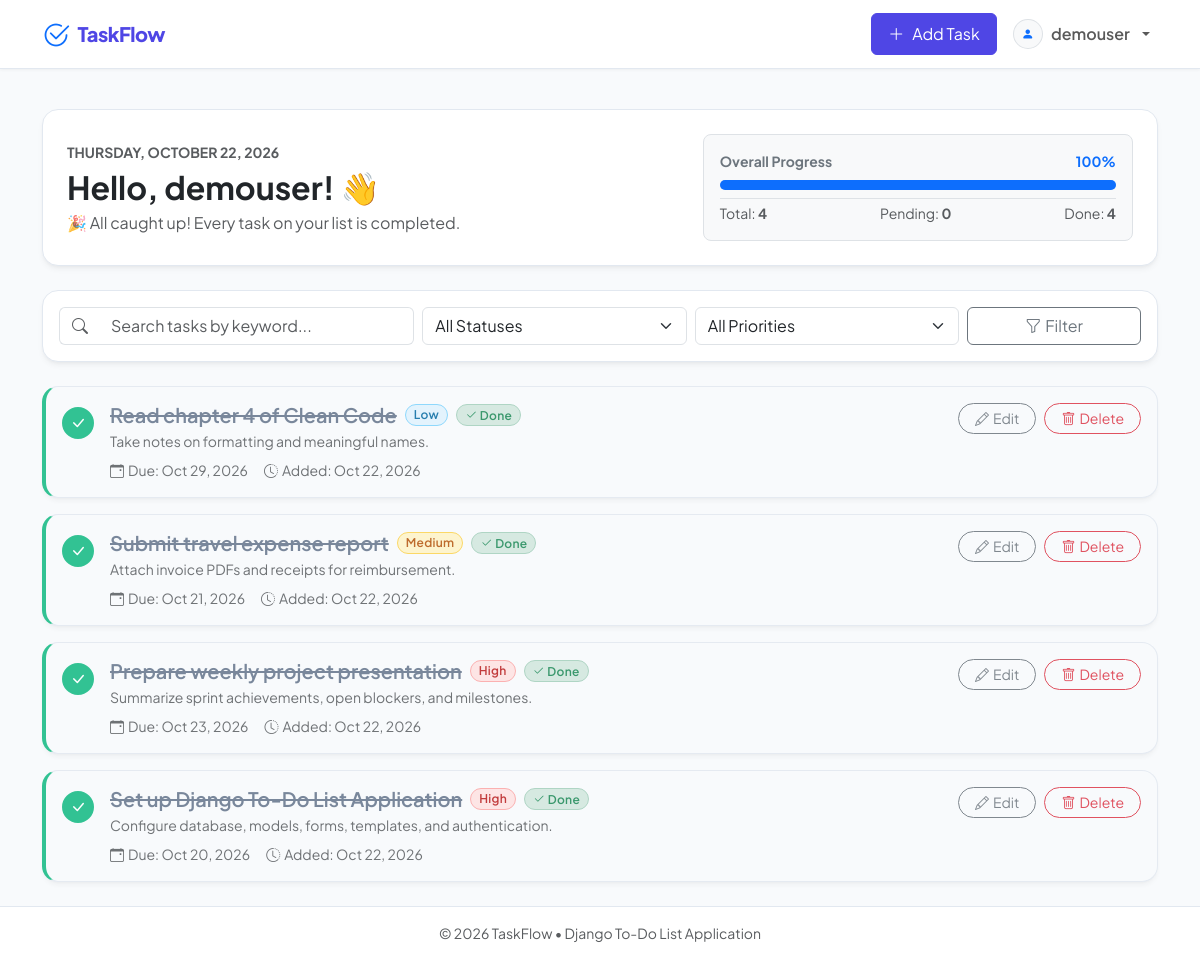
The app's page / (signed in) with its own data.
### todos/models.py (models this page shows, shortened)
class Task(models.Model):
    PRIORITY_CHOICES = [
        ('LOW', 'Low'),
        ('MEDIUM', 'Medium'),
        ('HIGH', 'High'),
    ]
    user = models.ForeignKey(
        User,
        on_delete=models.CASCADE,
        related_name='tasks'
    )
    title = models.CharField(max_length=200, help_text="What needs to be done?")
    description = models.TextField(blank=True, default="", help_text="Optional task details or notes")
    completed = models.BooleanField(default=False)
    priority = models.CharField(
        max_length=10,
        choices=PRIORITY_CHOICES,
        default='MEDIUM'
    )
    due_date = models.DateField(null=True, blank=True, help_text="Optional completion deadline")
    created_at = models.DateTimeField(auto_now_add=True)
    updated_at = models.DateTimeField(auto_now=True)
    class Meta:
        ordering = ['completed', '-created_at']
        verbose_name = 'Task'
        verbose_name_plural = 'Tasks'
    @property
    def is_overdue(self):
        if self.due_date and not self.completed:
            return self.due_date < timezone.now().date()
        return False

### todos/views.py (the view)
# urls.py: path('', views.task_list_view, name='task_list'),
@login_required
def task_list_view(request):
    user_tasks = Task.objects.filter(user=request.user)
    search_query = request.GET.get('q', '').strip()
    if search_query:
        user_tasks = user_tasks.filter(
            Q(title__icontains=search_query) | Q(description__icontains=search_query)
        )
    status_filter = request.GET.get('status', 'all')
    if status_filter == 'active':
        user_tasks = user_tasks.filter(completed=False)
    elif status_filter == 'completed':
        user_tasks = user_tasks.filter(completed=True)
    priority_filter = request.GET.get('priority', 'all')
    if priority_filter in ['LOW', 'MEDIUM', 'HIGH']:
        user_tasks = user_tasks.filter(priority=priority_filter)
    all_tasks = Task.objects.filter(user=request.user)
    total_count = all_tasks.count()
    completed_count = all_tasks.filter(completed=True).count()
    pending_count = total_count - completed_count
    completion_rate = int((completed_count / total_count * 100)) if total_count > 0 else 0
    context = {
        'tasks': user_tasks,
        'search_query': search_query,
        'status_filter': status_filter,
        'priority_filter': priority_filter,
        'total_count': total_count,
        'completed_count': completed_count,
        'pending_count': pending_count,
        'completion_rate': completion_rate,
    }
    return render(request, 'todos/task_list.html', context)

### todos/templates/todos/task_list.html (shortened to what this page needs)
{% extends 'todos/base.html' %}
{% block content %}
<div class="row g-4">
    <div class="col-12">
        <div class="card bg-white p-4">
            <div class="row align-items-center">
                <div class="col-md-7 mb-3 mb-md-0">
                    <span class="text-uppercase text-muted small fw-bold tracking-wide">{% now "l, F j, Y" %}</span>
                    <h2 class="fw-bold mb-1 mt-1">Hello, {{ request.user.username }}! 👋</h2>
                    <p class="text-muted mb-0">
                        {% if pending_count == 0 and total_count > 0 %}
                            🎉 All caught up! Every task on your list is completed.
                        {% elif total_count == 0 %}
                            You don't have any tasks yet. Create one to get started!
                        {% else %}
                            You have <strong class="text-primary">{{ pending_count }}</strong> pending {% if pending_count == 1 %}task{% else %}tasks{% endif %} to complete.
                        {% endif %}
                    </p>
                </div>
                <div class="col-md-5">
                    <div class="bg-light p-3 rounded-3 border">
                        <div class="d-flex justify-content-between align-items-center mb-2">
                            <span class="small fw-bold text-secondary">Overall Progress</span>
                            <span class="small fw-bold text-primary">{{ completion_rate }}%</span>
                        </div>
                        <div class="progress" style="height: 10px;">
                            <div class="progress-bar bg-primary" role="progressbar" style="width: {{ completion_rate }}%;" aria-valuenow="{{ completion_rate }}" aria-valuemin="0" aria-valuemax="100"></div>
                        </div>
                        <div class="d-flex justify-content-between mt-2 pt-1 border-top small text-muted">
                            <span>Total: <strong>{{ total_count }}</strong></span>
                            <span>Pending: <strong>{{ pending_count }}</strong></span>
                            <span>Done: <strong>{{ completed_count }}</strong></span>
                        </div>
                    </div>
                </div>
            </div>
        </div>
    </div>
    <div class="col-12">
        <div class="card p-3">
            <form method="GET" action="{% url 'task_list' %}" class="row g-2 align-items-center">
                <div class="col-lg-4 col-md-6">
                    <div class="input-group">
                        <span class="input-group-text bg-transparent border-end-0 text-muted">
                            <i class="bi bi-search"></i>
                        </span>
                        <input type="text" name="q" value="{{ search_query }}" class="form-control border-start-0" placeholder="Search tasks by keyword...">
                    </div>
                </div>
                <div class="col-lg-3 col-md-3 col-6">
                    <select name="status" class="form-select" onchange="this.form.submit()">
                        <option value="all" {% if status_filter == 'all' %}selected{% endif %}>All Statuses</option>
                    </select>
                </div>
                <div class="col-lg-3 col-md-3 col-6">
                    <select name="priority" class="form-select" onchange="this.form.submit()">
                        <option value="all" {% if priority_filter == 'all' %}selected{% endif %}>All Priorities</option>
                    </select>
                </div>
                <div class="col-lg-2 col-md-12 d-flex gap-2">
                    <button type="submit" class="btn btn-outline-secondary w-100 d-inline-flex align-items-center justify-content-center gap-1">
                        <i class="bi bi-funnel"></i>
                        <span>Filter</span>
                    </button>
                </div>
            </form>
        </div>
    </div>
    <div class="col-12">
        {% if tasks %}
            <div class="d-flex flex-column gap-3">
                {% for task in tasks %}
                    <div class="card task-card p-3 priority-{{ task.priority|lower }} {% if task.completed %}task-completed{% endif %}">
                        <div class="d-flex align-items-start gap-3">
                            <a href="{% url 'task_toggle' task.id %}" class="toggle-btn flex-shrink-0 mt-1 {% if task.completed %}completed{% endif %}" title="{% if task.completed %}Mark as incomplete{% else %}Mark as complete{% endif %}">
                                {% if task.completed %}
                                    <i class="bi bi-check-lg fw-bold"></i>
                                {% endif %}
                            </a>
                            <div class="flex-grow-1 min-w-0">
                                <div class="d-flex flex-wrap align-items-center gap-2 mb-1">
                                    <h5 class="task-title mb-0 fw-semibold text-break">{{ task.title }}</h5>
                                    <span class="badge badge-priority-{{ task.priority }} rounded-pill px-2 py-1 small">
                                        {{ task.get_priority_display }}
                                    </span>
                                    {% if task.completed %}
                                        <span class="badge bg-success-subtle text-success border border-success-subtle rounded-pill px-2 py-1 small">
                                            <i class="bi bi-check2"></i> Done
                                        </span>
                                    {% elif task.is_overdue %}
                                        <span class="badge bg-danger text-white rounded-pill px-2 py-1 small">
                                            <i class="bi bi-exclamation-circle"></i> Overdue
                                        </span>
                                    {% elif task.is_due_today %}
                                        <span class="badge bg-warning text-dark rounded-pill px-2 py-1 small">
                                            <i class="bi bi-clock"></i> Due Today
                                        </span>
                                    {% endif %}
                                </div>
                                {% if task.description %}
                                    <p class="text-muted mb-2 small text-break">{{ task.description|linebreaksbr }}</p>
                                {% endif %}
                                <div class="d-flex flex-wrap align-items-center gap-3 text-muted small mt-2">
                                    {% if task.due_date %}
                                        <span class="d-inline-flex align-items-center gap-1 {% if task.is_overdue %}text-danger fw-semibold{% endif %}">
                                            <i class="bi bi-calendar-event"></i>
                                            <span>Due: {{ task.due_date|date:"M j, Y" }}</span>
                                        </span>
                                    {% endif %}
                                    <span class="d-inline-flex align-items-center gap-1">
                                        <i class="bi bi-clock-history"></i>
                                        <span>Added: {{ task.created_at|date:"M j, Y" }}</span>
                                    </span>
                                </div>
                            </div>
                            <div class="d-flex align-items-center gap-2 flex-shrink-0">
                                <a href="{% url 'task_update' task.id %}" class="btn btn-sm btn-outline-secondary rounded-pill px-3 d-inline-flex align-items-center gap-1" title="Edit Task">
                                    <i class="bi bi-pencil"></i>
                                    <span class="d-none d-sm-inline">Edit</span>
                                </a>
                                <a href="{% url 'task_delete' task.id %}" class="btn btn-sm btn-outline-danger rounded-pill px-3 d-inline-flex align-items-center gap-1" title="Delete Task">
                                    <i class="bi bi-trash"></i>
                                    <span class="d-none d-sm-inline">Delete</span>
                                </a>
                            </div>
                        </div>
                    </div>
                {% endfor %}
            </div>
        {% endif %}
    </div>
</div>
{% endblock %}

### todos/templates/todos/base.html (shortened to what this page needs)
{% load static %}
<!DOCTYPE html>
<html lang="en">
<head>
    <link href="https://cdn.jsdelivr.net/npm/bootstrap@5.3.3/dist/css/bootstrap.min.css" rel="stylesheet">
    <link href="https://cdn.jsdelivr.net/npm/bootstrap-icons@1.11.3/font/bootstrap-icons.min.css" rel="stylesheet">
    <link rel="stylesheet" href="{% static 'css/styles.css' %}">
</head>
<body>
    <nav class="navbar navbar-expand-lg navbar-light sticky-top">
        <div class="container">
            <a class="navbar-brand d-flex align-items-center gap-2" href="{% url 'task_list' %}">
                <i class="bi bi-check2-circle fs-3 text-primary"></i>
                <span>TaskFlow</span>
            </a>
            <div class="collapse navbar-collapse" id="navbarContent">
                <ul class="navbar-nav ms-auto align-items-lg-center gap-2 mt-3 mt-lg-0">
                    {% if user.is_authenticated %}
                        <li class="nav-item">
                            <a class="btn btn-primary d-inline-flex align-items-center gap-2 px-3 py-2" href="{% url 'task_create' %}">
                                <i class="bi bi-plus-lg"></i>
                                <span>Add Task</span>
                            </a>
                        </li>
                        <li class="nav-item dropdown">
                            <a class="nav-link dropdown-toggle d-inline-flex align-items-center gap-2 px-2" href="#" id="userMenu" role="button" data-bs-toggle="dropdown" aria-expanded="false">
                                <span class="badge bg-light text-dark border p-2 rounded-circle">
                                    <i class="bi bi-person-fill text-primary"></i>
                                </span>
                                <span class="fw-semibold">{{ user.username }}</span>
                            </a>
                        </li>
                    {% endif %}
                </ul>
            </div>
        </div>
    </nav>
    <main class="container my-4">
        {% block content %}{% endblock %}
    </main>
    <footer class="footer py-3 text-center text-muted small">
        <div class="container">
            <span>&copy; 2026 TaskFlow &bull; Django To-Do List Application</span>
        </div>
    </footer>
</body>
</html>

### static/css/styles.css (style rules this page uses)
.task-card { transition: transform 0.15s ease, box-shadow 0.15s ease; }
.toggle-btn { transition: all 0.2s cubic-bezier(0.4, 0, 0.2, 1); }
.badge { letter-spacing: 0.025em; font-weight: 600; }

### todos/templates/todos/base.html (style rules this page uses)
:root { --primary-accent: #4f46e5; --primary-hover: #4338ca; --bg-color: #f8fafc; --card-border: #e2e8f0; }
body { font-family: 'Plus Jakarta Sans', sans-serif; background-color: var(--bg-color); color: #1e293b; min-height: 100vh; display: flex; flex-direction: column; }
.navbar { background-color: #ffffff; border-bottom: 1px solid var(--card-border); box-shadow: 0 1px 3px 0 rgba(0, 0, 0, 0.05); }
.navbar-brand { font-weight: 800; color: var(--primary-accent) !important; letter-spacing: -0.5px; }
.btn-primary { background-color: var(--primary-accent); border-color: var(--primary-accent); }
.card { border-radius: 1rem; border: 1px solid var(--card-border); box-shadow: 0 4px 6px -1px rgba(0, 0, 0, 0.05), 0 2px 4px -2px rgba(0, 0, 0, 0.05); }
.task-card { transition: all 0.2s ease-in-out; border-left: 4px solid var(--primary-accent); }
.task-card.priority-high { border-left-color: #ef4444; }
.task-card.priority-medium { border-left-color: #f59e0b; }
.task-card.priority-low { border-left-color: #3b82f6; }
.task-card.task-completed { border-left-color: #10b981; background-color: #f8fafc; opacity: 0.85; }
.task-card.task-completed .task-title { text-decoration: line-through; color: #64748b; }
.badge-priority-HIGH { background-color: #fee2e2; color: #b91c1c; border: 1px solid #fca5a5; }
.badge-priority-MEDIUM { background-color: #fef3c7; color: #b45309; border: 1px solid #fcd34d; }
.badge-priority-LOW { background-color: #e0f2fe; color: #0369a1; border: 1px solid #7dd3fc; }
.toggle-btn { width: 32px; height: 32px; border-radius: 50%; display: flex; align-items: center; justify-content: center; border: 2px solid #cbd5e1; background: #ffffff; transition: all 0.2s ease; cursor: pointer; text-decoration: none; }
.toggle-btn.completed { background-color: #10b981; border-color: #10b981; color: white; }
.footer { margin-top: auto; border-top: 1px solid var(--card-border); background-color: #ffffff; }

### records on screen
Task: completed True (drawn), title "Read chapter 4 of Clean Code", priority "Low", description "Take notes on formatting and meaningful names.", due_date "Oct 29, 2026", created_at "Oct 22, 2026"
Task: completed True (drawn), title "Submit travel expense report", priority "Medium", description "Attach invoice PDFs and receipts for reimbursement.", due_date "Oct 21, 2026", created_at "Oct 22, 2026"
Task: completed True (drawn), title "Prepare weekly project presentation", priority "High", description "Summarize sprint achievements, open blockers, and milestones.", due_date "Oct 23, 2026", created_at "Oct 22, 2026"
Task: completed True (drawn), title "Set up Django To-Do List Application", priority "High", description "Configure database, models, forms, templates, and authentication.", due_date "Oct 20, 2026", created_at "Oct 22, 2026"

### other values on screen
{{ user.username }} "demouser"
{{ request.user.username }} "demouser"
{{ completion_rate }} "100"
{{ total_count }} "4"
{{ pending_count }} "0"
{{ completed_count }} "4"
